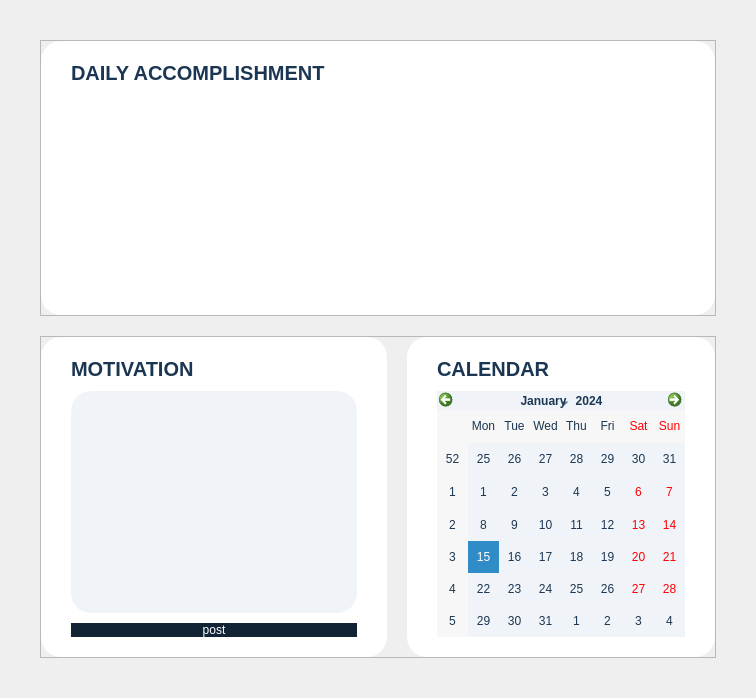
                   <widget class="QWidget" name="page_2">
                    <layout class="QVBoxLayout" name="verticalLayout_18">
                     <property name="spacing">
                      <number>20</number>
                     </property>
                     <property name="leftMargin">
                      <number>40</number>
                     </property>
                     <property name="topMargin">
                      <number>40</number>
                     </property>
                     <property name="rightMargin">
                      <number>40</number>
                     </property>
                     <property name="bottomMargin">
                      <number>40</number>
                     </property>
                     <item>
                      <widget class="QFrame" name="frame_23">
                       <property name="frameShape">
                        <enum>QFrame::Shape::StyledPanel</enum>
                       </property>
                       <property name="frameShadow">
                        <enum>QFrame::Shadow::Raised</enum>
                       </property>
                       <layout class="QHBoxLayout" name="horizontalLayout_17">
                        <property name="spacing">
                         <number>0</number>
                        </property>
                        <property name="leftMargin">
                         <number>0</number>
                        </property>
                        <property name="topMargin">
                         <number>0</number>
                        </property>
                        <property name="rightMargin">
                         <number>0</number>
                        </property>
                        <property name="bottomMargin">
                         <number>0</number>
                        </property>
                        <item>
                         <widget class="QWidget" name="widget" native="true">
                          <property name="styleSheet">
                           <string notr="true">background-color: white;
border-radius: 20px;
color: #1b3652;</string>
                          </property>
                          <layout class="QVBoxLayout" name="verticalLayout_19">
                           <property name="spacing">
                            <number>10</number>
                           </property>
                           <property name="leftMargin">
                            <number>30</number>
                           </property>
                           <property name="topMargin">
                            <number>20</number>
                           </property>
                           <property name="rightMargin">
                            <number>30</number>
                           </property>
                           <property name="bottomMargin">
                            <number>20</number>
                           </property>
                           <item alignment="Qt::AlignTop">
                            <widget class="QFrame" name="accomplishTitle">
                             <property name="frameShape">
                              <enum>QFrame::Shape::StyledPanel</enum>
                             </property>
                             <property name="frameShadow">
                              <enum>QFrame::Shadow::Raised</enum>
                             </property>
                             <layout class="QHBoxLayout" name="horizontalLayout_18">
                              <property name="spacing">
                               <number>0</number>
                              </property>
                              <property name="leftMargin">
                               <number>0</number>
                              </property>
                              <property name="topMargin">
                               <number>0</number>
                              </property>
                              <property name="rightMargin">
                               <number>0</number>
                              </property>
                              <property name="bottomMargin">
                               <number>0</number>
                              </property>
                              <item>
                               <widget class="QLabel" name="accomplishLabel">
                                <property name="font">
                                 <font>
                                  <pointsize>15</pointsize>
                                  <bold>true</bold>
                                 </font>
                                </property>
                                <property name="layoutDirection">
                                 <enum>Qt::LayoutDirection::LeftToRight</enum>
                                </property>
                                <property name="styleSheet">
                                 <string notr="true"/>
                                </property>
                                <property name="text">
                                 <string>DAILY ACCOMPLISHMENT</string>
                                </property>
                                <property name="wordWrap">
                                 <bool>true</bool>
                                </property>
                               </widget>
                              </item>
                              <item>
                               <widget class="QPushButton" name="addBtn">
                                <property name="sizePolicy">
                                 <sizepolicy hsizetype="Preferred" vsizetype="Ignored">
                                  <horstretch>0</horstretch>
                                  <verstretch>0</verstretch>
                                 </sizepolicy>
                                </property>
                                <property name="minimumSize">
                                 <size>
                                  <width>50</width>
                                  <height>0</height>
                                 </size>
                                </property>
                                <property name="maximumSize">
                                 <size>
                                  <width>50</width>
                                  <height>16777215</height>
                                 </size>
                                </property>
                                <property name="layoutDirection">
                                 <enum>Qt::LayoutDirection::LeftToRight</enum>
                                </property>
                                <property name="text">
                                 <string/>
                                </property>
                                <property name="icon">
                                 <iconset>
                                  <normaloff>:/icons/assets/icons/plus.svg</normaloff>:/icons/assets/icons/plus.svg</iconset>
                                </property>
                                <property name="iconSize">
                                 <size>
                                  <width>25</width>
                                  <height>25</height>
                                 </size>
                                </property>
                               </widget>
                              </item>
                             </layout>
                            </widget>
                           </item>
                           <item>
                            <widget class="QFrame" name="accomplishList">
                             <property name="sizePolicy">
                              <sizepolicy hsizetype="Preferred" vsizetype="Expanding">
                               <horstretch>0</horstretch>
                               <verstretch>0</verstretch>
                              </sizepolicy>
                             </property>
                             <property name="minimumSize">
                              <size>
                               <width>0</width>
                               <height>200</height>
                              </size>
                             </property>
                             <property name="frameShape">
                              <enum>QFrame::Shape::StyledPanel</enum>
                             </property>
                             <property name="frameShadow">
                              <enum>QFrame::Shadow::Raised</enum>
                             </property>
                             <layout class="QHBoxLayout" name="horizontalLayout_20">
                              <property name="spacing">
                               <number>0</number>
                              </property>
                              <property name="leftMargin">
                               <number>0</number>
                              </property>
                              <property name="topMargin">
                               <number>0</number>
                              </property>
                              <property name="rightMargin">
                               <number>0</number>
                              </property>
                              <property name="bottomMargin">
                               <number>0</number>
                              </property>
                              <item>
                               <widget class="QScrollArea" name="accomplishmentsScrollArea">
                                <property name="sizePolicy">
                                 <sizepolicy hsizetype="Preferred" vsizetype="Expanding">
                                  <horstretch>0</horstretch>
                                  <verstretch>0</verstretch>
                                 </sizepolicy>
                                </property>
                                <property name="styleSheet">
                                 <string notr="true"/>
                                </property>
                                <property name="widgetResizable">
                                 <bool>true</bool>
                                </property>
                                <property name="alignment">
                                 <set>Qt::AlignmentFlag::AlignLeading|Qt::AlignmentFlag::AlignLeft|Qt::AlignmentFlag::AlignTop</set>
                                </property>
                                <widget class="QWidget" name="accomplishmentsContainer">
                                 <property name="geometry">
                                  <rect>
                                   <x>0</x>
                                   <y>0</y>
                                   <width>504</width>
                                   <height>200</height>
                                  </rect>
                                 </property>
                                 <property name="styleSheet">
                                  <string notr="true"/>
                                 </property>
                                </widget>
                               </widget>
                              </item>
                             </layout>
                            </widget>
                           </item>
                          </layout>
                         </widget>
                        </item>
                       </layout>
                      </widget>
                     </item>
                     <item>
                      <widget class="QFrame" name="frame_24">
                       <property name="frameShape">
                        <enum>QFrame::Shape::StyledPanel</enum>
                       </property>
                       <property name="frameShadow">
                        <enum>QFrame::Shadow::Raised</enum>
                       </property>
                       <layout class="QHBoxLayout" name="horizontalLayout_19">
                        <property name="spacing">
                         <number>20</number>
                        </property>
                        <property name="leftMargin">
                         <number>0</number>
                        </property>
                        <property name="topMargin">
                         <number>0</number>
                        </property>
                        <property name="rightMargin">
                         <number>0</number>
                        </property>
                        <property name="bottomMargin">
                         <number>0</number>
                        </property>
                        <item>
                         <widget class="QWidget" name="widget_2" native="true">
                          <property name="minimumSize">
                           <size>
                            <width>0</width>
                            <height>0</height>
                           </size>
                          </property>
                          <property name="maximumSize">
                           <size>
                            <width>16777215</width>
                            <height>16777215</height>
                           </size>
                          </property>
                          <property name="styleSheet">
                           <string notr="true">background-color: white;
border-radius: 20px;
color: #1b3652;</string>
                          </property>
                          <layout class="QVBoxLayout" name="verticalLayout_20">
                           <property name="spacing">
                            <number>10</number>
                           </property>
                           <property name="leftMargin">
                            <number>30</number>
                           </property>
                           <property name="topMargin">
                            <number>20</number>
                           </property>
                           <property name="rightMargin">
                            <number>30</number>
                           </property>
                           <property name="bottomMargin">
                            <number>20</number>
                           </property>
                           <item alignment="Qt::AlignTop">
                            <widget class="QFrame" name="frame_25">
                             <property name="frameShape">
                              <enum>QFrame::Shape::StyledPanel</enum>
                             </property>
                             <property name="frameShadow">
                              <enum>QFrame::Shadow::Raised</enum>
                             </property>
                             <layout class="QHBoxLayout" name="horizontalLayout_21">
                              <property name="spacing">
                               <number>0</number>
                              </property>
                              <property name="leftMargin">
                               <number>0</number>
                              </property>
                              <property name="topMargin">
                               <number>0</number>
                              </property>
                              <property name="rightMargin">
                               <number>0</number>
                              </property>
                              <property name="bottomMargin">
                               <number>0</number>
                              </property>
                              <item>
                               <widget class="QLabel" name="accomplishLabel_2">
                                <property name="font">
                                 <font>
                                  <pointsize>15</pointsize>
                                  <bold>true</bold>
                                 </font>
                                </property>
                                <property name="layoutDirection">
                                 <enum>Qt::LayoutDirection::LeftToRight</enum>
                                </property>
                                <property name="text">
                                 <string>MOTIVATION</string>
                                </property>
                                <property name="wordWrap">
                                 <bool>true</bool>
                                </property>
                               </widget>
                              </item>
                             </layout>
                            </widget>
                           </item>
                           <item>
                            <widget class="QFrame" name="frame_26">
                             <property name="sizePolicy">
                              <sizepolicy hsizetype="Preferred" vsizetype="Expanding">
                               <horstretch>0</horstretch>
                               <verstretch>0</verstretch>
                              </sizepolicy>
                             </property>
                             <property name="styleSheet">
                              <string notr="true">background-color: #f0f4f8;</string>
                             </property>
                             <property name="frameShape">
                              <enum>QFrame::Shape::StyledPanel</enum>
                             </property>
                             <property name="frameShadow">
                              <enum>QFrame::Shadow::Raised</enum>
                             </property>
                             <layout class="QHBoxLayout" name="horizontalLayout_22">
                              <property name="spacing">
                               <number>0</number>
                              </property>
                              <property name="leftMargin">
                               <number>15</number>
                              </property>
                              <property name="topMargin">
                               <number>15</number>
                              </property>
                              <property name="rightMargin">
                               <number>15</number>
                              </property>
                              <property name="bottomMargin">
                               <number>15</number>
                              </property>
                              <item>
                               <widget class="QTextEdit" name="motivationInput">
                                <property name="sizePolicy">
                                 <sizepolicy hsizetype="Preferred" vsizetype="Preferred">
                                  <horstretch>0</horstretch>
                                  <verstretch>0</verstretch>
                                 </sizepolicy>
                                </property>
                                <property name="minimumSize">
                                 <size>
                                  <width>0</width>
                                  <height>0</height>
                                 </size>
                                </property>
                                <property name="maximumSize">
                                 <size>
                                  <width>16777215</width>
                                  <height>16777215</height>
                                 </size>
                                </property>
                                <property name="font">
                                 <font>
                                  <family>Script MT Bold</family>
                                  <pointsize>20</pointsize>
                                 </font>
                                </property>
                                <property name="styleSheet">
                                 <string notr="true"/>
                                </property>
                               </widget>
                              </item>
                             </layout>
                            </widget>
                           </item>
                           <item>
                            <widget class="QPushButton" name="motivationSaveBtn">
                             <property name="styleSheet">
                              <string notr="true">background-color: #112335;
color: white;
border-radius: 15px;
</string>
                             </property>
                             <property name="text">
                              <string>post</string>
                             </property>
                            </widget>
                           </item>
                          </layout>
                         </widget>
                        </item>
                        <item>
                         <widget class="QWidget" name="widget_3" native="true">
                          <property name="styleSheet">
                           <string notr="true">background-color: white;
border-radius: 20px;
color: #1b3652;</string>
                          </property>
                          <layout class="QVBoxLayout" name="verticalLayout_22">
                           <property name="spacing">
                            <number>10</number>
                           </property>
                           <property name="leftMargin">
                            <number>30</number>
                           </property>
                           <property name="topMargin">
                            <number>20</number>
                           </property>
                           <property name="rightMargin">
                            <number>30</number>
                           </property>
                           <property name="bottomMargin">
                            <number>20</number>
                           </property>
                           <item alignment="Qt::AlignTop">
                            <widget class="QFrame" name="frame_27">
                             <property name="frameShape">
                              <enum>QFrame::Shape::StyledPanel</enum>
                             </property>
                             <property name="frameShadow">
                              <enum>QFrame::Shadow::Raised</enum>
                             </property>
                             <layout class="QHBoxLayout" name="horizontalLayout_23">
                              <property name="spacing">
                               <number>0</number>
                              </property>
                              <property name="leftMargin">
                               <number>0</number>
                              </property>
                              <property name="topMargin">
                               <number>0</number>
                              </property>
                              <property name="rightMargin">
                               <number>0</number>
                              </property>
                              <property name="bottomMargin">
                               <number>0</number>
                              </property>
                              <item>
                               <widget class="QLabel" name="accomplishLabel_3">
                                <property name="font">
                                 <font>
                                  <family>Segoe UI</family>
                                  <pointsize>15</pointsize>
                                  <bold>true</bold>
                                 </font>
                                </property>
                                <property name="layoutDirection">
                                 <enum>Qt::LayoutDirection::LeftToRight</enum>
                                </property>
                                <property name="text">
                                 <string>CALENDAR</string>
                                </property>
                                <property name="wordWrap">
                                 <bool>true</bool>
                                </property>
                               </widget>
                              </item>
                             </layout>
                            </widget>
                           </item>
                           <item>
                            <widget class="QFrame" name="frame_28">
                             <property name="sizePolicy">
                              <sizepolicy hsizetype="Preferred" vsizetype="Expanding">
                               <horstretch>0</horstretch>
                               <verstretch>0</verstretch>
                              </sizepolicy>
                             </property>
                             <property name="frameShape">
                              <enum>QFrame::Shape::StyledPanel</enum>
                             </property>
                             <property name="frameShadow">
                              <enum>QFrame::Shadow::Raised</enum>
                             </property>
                             <layout class="QHBoxLayout" name="horizontalLayout_24">
                              <property name="spacing">
                               <number>0</number>
                              </property>
                              <property name="leftMargin">
                               <number>0</number>
                              </property>
                              <property name="topMargin">
                               <number>0</number>
                              </property>
                              <property name="rightMargin">
                               <number>0</number>
                              </property>
                              <property name="bottomMargin">
                               <number>0</number>
                              </property>
                              <item>
                               <widget class="QCalendarWidget" name="calendarWidget">
                                <property name="styleSheet">
                                 <string notr="true">background-color: #f0f4f8;</string>
                                </property>
                               </widget>
                              </item>
                             </layout>
                            </widget>
                           </item>
                          </layout>
                         </widget>
                        </item>
                       </layout>
                      </widget>
                     </item>
                    </layout>
                   </widget>
